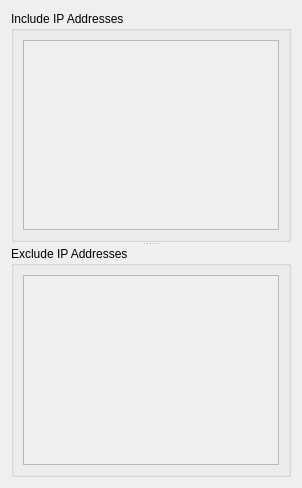
          <widget class="QWidget" name="scopingIPAddressesTab">
           <attribute name="title">
            <string>IP Addresses</string>
           </attribute>
           <layout class="QVBoxLayout" name="verticalLayout_49">
            <item>
             <widget class="QSplitter" name="splitter_13">
              <property name="orientation">
               <enum>Qt::Vertical</enum>
              </property>
              <widget class="QGroupBox" name="groupBox_5">
               <property name="title">
                <string>Include IP Addresses</string>
               </property>
               <layout class="QVBoxLayout" name="verticalLayout_48">
                <item>
                 <widget class="QPlainTextEdit" name="scopingIPAddressesIncludeEdit">
                  <property name="enabled">
                   <bool>false</bool>
                  </property>
                 </widget>
                </item>
               </layout>
              </widget>
              <widget class="QGroupBox" name="groupBox_6">
               <property name="title">
                <string>Exclude IP Addresses</string>
               </property>
               <layout class="QVBoxLayout" name="verticalLayout_50">
                <item>
                 <widget class="QPlainTextEdit" name="scopingIPAddressesExcludeEdit">
                  <property name="enabled">
                   <bool>false</bool>
                  </property>
                 </widget>
                </item>
               </layout>
              </widget>
             </widget>
            </item>
           </layout>
          </widget>
